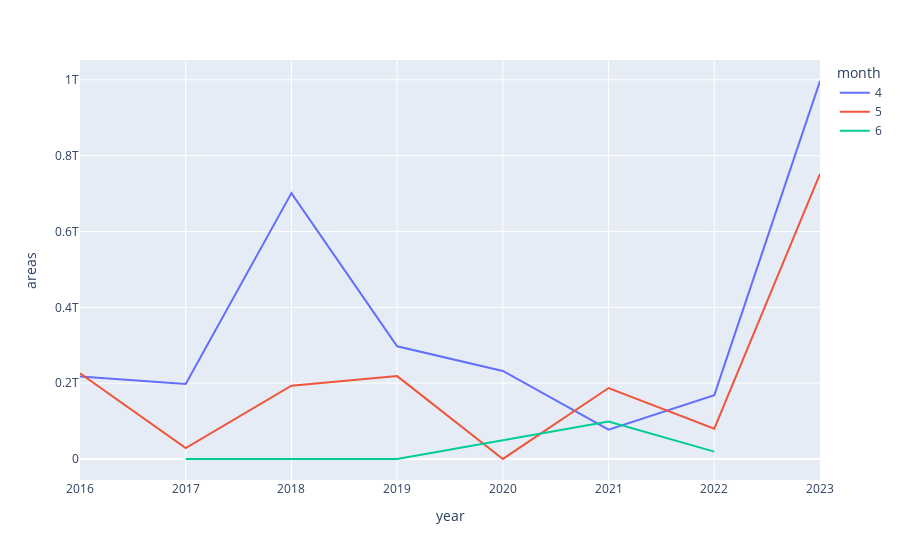

Write notebook code for a chart like this one.
### Code cell
df_filtered = df[df.month.isin([4,5,6])]
fig = px.line(df_filtered, x = 'year', y = 'areas', color = 'month')
fig.write_image(f"img/{band}_summer.png")
fig

### Figure 1 — Plotly figure (JSON) as saved in the notebook; plotly's stock layout.template omitted (floating-point values rounded to 4 significant figures)
{"data": [{"hovertemplate": "month=4<br>year=%{x}<br>areas=%{y}<extra></extra>", "legendgroup": "4", "line": {"color": "#636efa", "dash": "solid"}, "marker": {"symbol": "circle"}, "mode": "lines", "name": "4", "orientation": "v", "showlegend": true, "type": "scatter", "x": [2016, 2017, 2018, 2019, 2020, 2021, 2022, 2023], "xaxis": "x", "y": [217800000000.0, 198000000000.0, 701200000000.0, 297200000000.0, 232100000000.0, 77550000000.0, 168500000000.0, 996700000000.0], "yaxis": "y"}, {"hovertemplate": "month=5<br>year=%{x}<br>areas=%{y}<extra></extra>", "legendgroup": "5", "line": {"color": "#EF553B", "dash": "solid"}, "marker": {"symbol": "circle"}, "mode": "lines", "name": "5", "orientation": "v", "showlegend": true, "type": "scatter", "x": [2016, 2017, 2018, 2019, 2020, 2021, 2022, 2023], "xaxis": "x", "y": [226200000000.0, 28700000000.0, 193100000000.0, 218600000000.0, 129500000.0, 187200000000.0, 79870000000.0, 752000000000.0], "yaxis": "y"}, {"hovertemplate": "month=6<br>year=%{x}<br>areas=%{y}<extra></extra>", "legendgroup": "6", "line": {"color": "#00cc96", "dash": "solid"}, "marker": {"symbol": "circle"}, "mode": "lines", "name": "6", "orientation": "v", "showlegend": true, "type": "scatter", "x": [2017, 2018, 2019, 2021, 2022], "xaxis": "x", "y": [46240000, 40000, 0, 98530000000.0, 19500000000.0], "yaxis": "y"}], "layout": {"legend": {"title": {"text": "month"}, "tracegroupgap": 0}, "margin": {"t": 60}, "xaxis": {"anchor": "y", "domain": [0, 1], "title": {"text": "year"}}, "yaxis": {"anchor": "x", "domain": [0, 1], "title": {"text": "areas"}}}}
